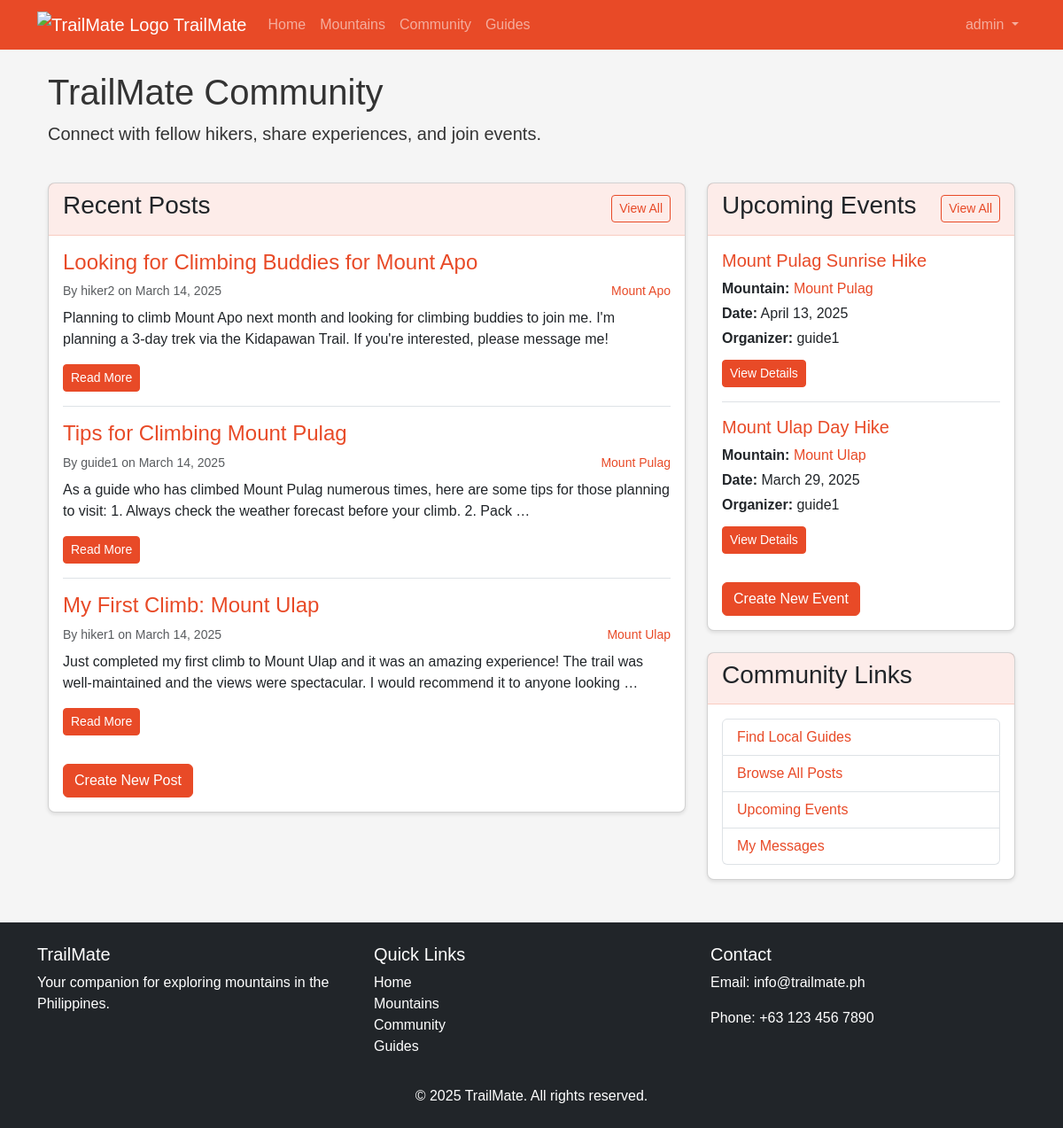
The app's page /community/ (signed in) with its own data.
### community/models.py (models this page shows, shortened)
class Post(models.Model):
    user = models.ForeignKey(User, on_delete=models.CASCADE)
    title = models.CharField(max_length=200)
    content = models.TextField()
    created_at = models.DateTimeField(auto_now_add=True)
    updated_at = models.DateTimeField(auto_now=True)
    mountain = models.ForeignKey(Mountain, on_delete=models.SET_NULL, null=True, blank=True, related_name='posts')
    image = models.ImageField(upload_to='community_posts/', blank=True, null=True)
    class Meta:
        ordering = ['-created_at']

class Event(models.Model):
    title = models.CharField(max_length=200)
    description = models.TextField()
    mountain = models.ForeignKey(Mountain, on_delete=models.CASCADE, related_name='events')
    organizer = models.ForeignKey(User, on_delete=models.CASCADE, related_name='organized_events')
    start_date = models.DateTimeField()
    end_date = models.DateTimeField()
    created_at = models.DateTimeField(auto_now_add=True)
    max_participants = models.IntegerField(default=0)

### mountains/models.py (models this page shows, shortened)
class Mountain(models.Model):
    name = models.CharField(max_length=100)
    location = models.CharField(max_length=100)
    elevation = models.IntegerField(help_text="Elevation in meters")
    difficulty = models.CharField(max_length=20, choices=[
        ('easy', 'Easy'),
        ('moderate', 'Moderate'),
        ('hard', 'Hard'),
        ('expert', 'Expert'),
    ])
    description = models.TextField()
    image = models.ImageField(upload_to='mountains/', blank=True, null=True)
    latitude = models.FloatField()
    longitude = models.FloatField()

### community/views.py (the view)
# urls.py: path('', views.community_home, name='community_home'),
def community_home(request):
    posts = Post.objects.all()[:5]
    events = Event.objects.filter(start_date__gte=timezone.now())[:5]
    return render(request, 'community/home.html', {
        'posts': posts,
        'events': events
    })

### templates/community/home.html (shortened to what this page needs)
{% extends 'base.html' %}
{% load static %}
{% block content %}
<div class="container">
    <div class="row mb-4">
        <div class="col">
            <h1>TrailMate Community</h1>
            <p class="lead">Connect with fellow hikers, share experiences, and join events.</p>
        </div>
    </div>
    <div class="row mb-5">
        <div class="col-md-8">
            <div class="card mb-4">
                <div class="card-header d-flex justify-content-between align-items-center">
                    <h3>Recent Posts</h3>
                    <a href="{% url 'post_list' %}" class="btn btn-outline-primary btn-sm">View All</a>
                </div>
                <div class="card-body">
                    {% if posts %}
                        {% for post in posts %}
                            <div class="post mb-3 pb-3 {% if not forloop.last %}border-bottom{% endif %}">
                                <h4><a href="{% url 'post_detail' post.id %}">{{ post.title }}</a></h4>
                                <div class="d-flex justify-content-between">
                                    <small class="text-muted">By {{ post.user.username }} on {{ post.created_at|date:"F d, Y" }}</small>
                                    {% if post.mountain %}
                                        <small><a href="{% url 'mountain_detail' post.mountain.id %}">{{ post.mountain.name }}</a></small>
                                    {% endif %}
                                </div>
                                <p class="mt-2">{{ post.content|truncatewords:30 }}</p>
                                <a href="{% url 'post_detail' post.id %}" class="btn btn-sm btn-primary">Read More</a>
                            </div>
                        {% endfor %}
                    {% else %}
                        <div class="alert alert-info">No posts yet. Be the first to share your experience!</div>
                    {% endif %}
                    {% if user.is_authenticated %}
                        <div class="mt-3">
                            <a href="{% url 'create_post' %}" class="btn btn-primary">Create New Post</a>
                        </div>
                    {% endif %}
                </div>
            </div>
        </div>
        <div class="col-md-4">
            <div class="card mb-4">
                <div class="card-header d-flex justify-content-between align-items-center">
                    <h3>Upcoming Events</h3>
                    <a href="{% url 'event_list' %}" class="btn btn-outline-primary btn-sm">View All</a>
                </div>
                <div class="card-body">
                    {% if events %}
                        {% for event in events %}
                            <div class="event mb-3 pb-3 {% if not forloop.last %}border-bottom{% endif %}">
                                <h5><a href="{% url 'event_detail' event.id %}">{{ event.title }}</a></h5>
                                <p class="mb-1">
                                    <strong>Mountain:</strong>
                                    <a href="{% url 'mountain_detail' event.mountain.id %}">{{ event.mountain.name }}</a>
                                </p>
                                <p class="mb-1">
                                    <strong>Date:</strong> {{ event.start_date|date:"F d, Y" }}
                                </p>
                                <p class="mb-1">
                                    <strong>Organizer:</strong> {{ event.organizer.username }}
                                </p>
                                <a href="{% url 'event_detail' event.id %}" class="btn btn-sm btn-primary mt-2">View Details</a>
                            </div>
                        {% endfor %}
                    {% else %}
                        <div class="alert alert-info">No upcoming events. Stay tuned!</div>
                    {% endif %}
                    {% if user.is_authenticated %}
                        <div class="mt-3">
                            <a href="{% url 'create_event' %}" class="btn btn-primary">Create New Event</a>
                        </div>
                    {% endif %}
                </div>
            </div>
            <div class="card">
                <div class="card-header">
                    <h3>Community Links</h3>
                </div>
                <div class="card-body">
                    <ul class="list-group">
                        <li class="list-group-item">
                            <a href="{% url 'guide_list' %}">Find Local Guides</a>
                        </li>
                        <li class="list-group-item">
                            <a href="{% url 'post_list' %}">Browse All Posts</a>
                        </li>
                        <li class="list-group-item">
                            <a href="{% url 'event_list' %}">Upcoming Events</a>
                        </li>
                        {% if user.is_authenticated %}
                            <li class="list-group-item">
                                <a href="{% url 'inbox' %}">My Messages</a>
                            </li>
                        {% endif %}
                    </ul>
                </div>
            </div>
        </div>
    </div>
</div>
{% endblock %}

### templates/base.html (shortened to what this page needs)
<!DOCTYPE html>
<html lang="en">
<head>
    <link href="https://cdn.jsdelivr.net/npm/bootstrap@5.3.0-alpha1/dist/css/bootstrap.min.css" rel="stylesheet">
    <link rel="stylesheet" href="https://unpkg.com/leaflet@1.9.3/dist/leaflet.css" />
    <link rel="stylesheet" href="/static/css/main.css">
</head>
<body>
    <nav class="navbar navbar-expand-lg navbar-dark" style="background-color: var(--primary-color);">
        <div class="container">
            <a class="navbar-brand" href="{% url 'home' %}">
                <img src="/static/images/logo.png" alt="TrailMate Logo" height="30" class="d-inline-block align-top">
                TrailMate
            </a>
            <div class="collapse navbar-collapse" id="navbarNav">
                <ul class="navbar-nav me-auto">
                    <li class="nav-item">
                        <a class="nav-link" href="{% url 'home' %}">Home</a>
                    </li>
                    <li class="nav-item">
                        <a class="nav-link" href="{% url 'mountain_list' %}">Mountains</a>
                    </li>
                    <li class="nav-item">
                        <a class="nav-link" href="{% url 'community_home' %}">Community</a>
                    </li>
                    <li class="nav-item">
                        <a class="nav-link" href="{% url 'guide_list' %}">Guides</a>
                    </li>
                </ul>
                <ul class="navbar-nav">
                    {% if user.is_authenticated %}
                        <li class="nav-item dropdown">
                            <a class="nav-link dropdown-toggle" href="#" id="navbarDropdown" role="button" data-bs-toggle="dropdown">
                                {{ user.username }}
                            </a>
                        </li>
                    {% endif %}
                </ul>
            </div>
        </div>
    </nav>
    <main class="container mt-4">
        {% block content %}{% endblock %}
    </main>
    <footer class="bg-dark text-white mt-5 py-4">
        <div class="container">
            <div class="row">
                <div class="col-md-4">
                    <h5>TrailMate</h5>
                    <p>Your companion for exploring mountains in the Philippines.</p>
                </div>
                <div class="col-md-4">
                    <h5>Quick Links</h5>
                    <ul class="list-unstyled">
                        <li><a href="{% url 'home' %}" class="text-white">Home</a></li>
                        <li><a href="{% url 'mountain_list' %}" class="text-white">Mountains</a></li>
                        <li><a href="{% url 'community_home' %}" class="text-white">Community</a></li>
                        <li><a href="{% url 'guide_list' %}" class="text-white">Guides</a></li>
                    </ul>
                </div>
                <div class="col-md-4">
                    <h5>Contact</h5>
                    <p>Email: info@trailmate.ph</p>
                    <p>Phone: +63 123 456 7890</p>
                </div>
            </div>
            <div class="row mt-3">
                <div class="col text-center">
                    <p class="mb-0">&copy; {% now "Y" %} TrailMate. All rights reserved.</p>
                </div>
            </div>
        </div>
    </footer>
</body>
</html>

### static/css/main.css (style rules this page uses)
:root { --primary-color: #E84A27; --secondary-color: #F8A269; --text-color: #333333; --light-color: #FFFFFF; --background-color: #F5F5F5; --accent-color: #6C757D; }
body { font-family: 'Arial', sans-serif; color: var(--text-color); background-color: var(--background-color); }
.btn-primary { background-color: var(--primary-color); border-color: var(--primary-color); }
.btn-outline-primary { color: var(--primary-color); border-color: var(--primary-color); }
a { color: var(--primary-color); text-decoration: none; }
.card { border-radius: 8px; box-shadow: 0 2px 4px rgba(0, 0, 0, 0.1); transition: transform 0.3s ease, box-shadow 0.3s ease; }
.card-header { background-color: rgba(232, 74, 39, 0.1); border-bottom: 1px solid rgba(232, 74, 39, 0.2); }

### templates/base.html (style rules this page uses)
:root { --primary-color: #E84A27; --secondary-color: #F8A269; --text-color: #333333; --light-color: #FFFFFF; --background-color: #F5F5F5; --accent-color: #6C757D; }

### records on screen
Post: title "Looking for Climbing Buddies for Mount Apo", user.username "hiker2", created_at "March 14, 2025", mountain.name "Mount Apo", content "Planning to climb Mount Apo next month and looking for climbing buddies to join me. I'm planning a 3-day trek via the Kidapawan Trail. If you're interested, please message me!"
Post: title "Tips for Climbing Mount Pulag", user.username "guide1", created_at "March 14, 2025", mountain.name "Mount Pulag", content "As a guide who has climbed Mount Pulag numerous times, here are some tips for those planning to visit: 1. Always check the weather forecast before your climb. 2. Pack …"
Post: title "My First Climb: Mount Ulap", user.username "hiker1", created_at "March 14, 2025", mountain.name "Mount Ulap", content "Just completed my first climb to Mount Ulap and it was an amazing experience! The trail was well-maintained and the views were spectacular. I would recommend it to anyone looking …"
Event: title "Mount Pulag Sunrise Hike", mountain.name "Mount Pulag", start_date "April 13, 2025", organizer.username "guide1"
Event: title "Mount Ulap Day Hike", mountain.name "Mount Ulap", start_date "March 29, 2025", organizer.username "guide1"

### other values on screen
{{ user.username }} "admin"
